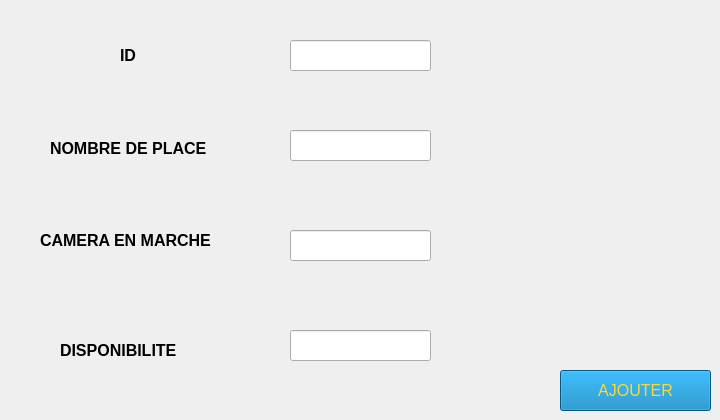
      <widget class="QWidget" name="tab_22">
       <attribute name="title">
        <string>Ajout</string>
       </attribute>
       <widget class="QLabel" name="label_39">
        <property name="geometry">
         <rect>
          <x>120</x>
          <y>40</y>
          <width>31</width>
          <height>31</height>
         </rect>
        </property>
        <property name="font">
         <font>
          <family>MS Shell Dlg 2</family>
          <pointsize>12</pointsize>
          <weight>75</weight>
          <bold>true</bold>
         </font>
        </property>
        <property name="text">
         <string>ID</string>
        </property>
       </widget>
       <widget class="QLineEdit" name="lineEdit">
        <property name="geometry">
         <rect>
          <x>290</x>
          <y>40</y>
          <width>141</width>
          <height>31</height>
         </rect>
        </property>
       </widget>
       <widget class="QLabel" name="label_40">
        <property name="geometry">
         <rect>
          <x>50</x>
          <y>140</y>
          <width>201</width>
          <height>16</height>
         </rect>
        </property>
        <property name="font">
         <font>
          <family>MS Shell Dlg 2</family>
          <pointsize>12</pointsize>
          <weight>75</weight>
          <bold>true</bold>
         </font>
        </property>
        <property name="text">
         <string>NOMBRE DE PLACE</string>
        </property>
       </widget>
       <widget class="QLabel" name="label_41">
        <property name="geometry">
         <rect>
          <x>40</x>
          <y>230</y>
          <width>221</width>
          <height>21</height>
         </rect>
        </property>
        <property name="font">
         <font>
          <family>MS Shell Dlg 2</family>
          <pointsize>12</pointsize>
          <weight>75</weight>
          <bold>true</bold>
         </font>
        </property>
        <property name="text">
         <string>CAMERA EN MARCHE</string>
        </property>
       </widget>
       <widget class="QLineEdit" name="lineEdit_2">
        <property name="geometry">
         <rect>
          <x>290</x>
          <y>130</y>
          <width>141</width>
          <height>31</height>
         </rect>
        </property>
       </widget>
       <widget class="QLineEdit" name="lineEdit_3">
        <property name="geometry">
         <rect>
          <x>290</x>
          <y>230</y>
          <width>141</width>
          <height>31</height>
         </rect>
        </property>
       </widget>
       <widget class="QLabel" name="label_42">
        <property name="geometry">
         <rect>
          <x>60</x>
          <y>340</y>
          <width>171</width>
          <height>20</height>
         </rect>
        </property>
        <property name="font">
         <font>
          <family>MS Shell Dlg 2</family>
          <pointsize>12</pointsize>
          <weight>75</weight>
          <bold>true</bold>
         </font>
        </property>
        <property name="text">
         <string>DISPONIBILITE</string>
        </property>
       </widget>
       <widget class="QLineEdit" name="lineEdit_4">
        <property name="geometry">
         <rect>
          <x>290</x>
          <y>330</y>
          <width>141</width>
          <height>31</height>
         </rect>
        </property>
       </widget>
       <widget class="QPushButton" name="pushButton_ajouter_AZ">
        <property name="geometry">
         <rect>
          <x>560</x>
          <y>370</y>
          <width>151</width>
          <height>41</height>
         </rect>
        </property>
        <property name="palette">
         <palette>
          <active>
           <colorrole role="WindowText">
            <brush brushstyle="SolidPattern">
             <color alpha="255">
              <red>253</red>
              <green>216</green>
              <blue>53</blue>
             </color>
            </brush>
           </colorrole>
           <colorrole role="Button">
            <brush brushstyle="SolidPattern">
             <color alpha="255">
              <red>0</red>
              <green>123</green>
              <blue>185</blue>
             </color>
            </brush>
           </colorrole>
           <colorrole role="Text">
            <brush brushstyle="SolidPattern">
             <color alpha="255">
              <red>253</red>
              <green>216</green>
              <blue>53</blue>
             </color>
            </brush>
           </colorrole>
           <colorrole role="ButtonText">
            <brush brushstyle="SolidPattern">
             <color alpha="255">
              <red>253</red>
              <green>216</green>
              <blue>53</blue>
             </color>
            </brush>
           </colorrole>
           <colorrole role="Base">
            <brush brushstyle="SolidPattern">
             <color alpha="255">
              <red>0</red>
              <green>123</green>
              <blue>185</blue>
             </color>
            </brush>
           </colorrole>
           <colorrole role="Window">
            <brush brushstyle="SolidPattern">
             <color alpha="255">
              <red>0</red>
              <green>123</green>
              <blue>185</blue>
             </color>
            </brush>
           </colorrole>
           <colorrole role="PlaceholderText">
            <brush brushstyle="NoBrush">
             <color alpha="128">
              <red>253</red>
              <green>216</green>
              <blue>53</blue>
             </color>
            </brush>
           </colorrole>
          </active>
          <inactive>
           <colorrole role="WindowText">
            <brush brushstyle="SolidPattern">
             <color alpha="255">
              <red>253</red>
              <green>216</green>
              <blue>53</blue>
             </color>
            </brush>
           </colorrole>
           <colorrole role="Button">
            <brush brushstyle="SolidPattern">
             <color alpha="255">
              <red>0</red>
              <green>123</green>
              <blue>185</blue>
             </color>
            </brush>
           </colorrole>
           <colorrole role="Text">
            <brush brushstyle="SolidPattern">
             <color alpha="255">
              <red>253</red>
              <green>216</green>
              <blue>53</blue>
             </color>
            </brush>
           </colorrole>
           <colorrole role="ButtonText">
            <brush brushstyle="SolidPattern">
             <color alpha="255">
              <red>253</red>
              <green>216</green>
              <blue>53</blue>
             </color>
            </brush>
           </colorrole>
           <colorrole role="Base">
            <brush brushstyle="SolidPattern">
             <color alpha="255">
              <red>0</red>
              <green>123</green>
              <blue>185</blue>
             </color>
            </brush>
           </colorrole>
           <colorrole role="Window">
            <brush brushstyle="SolidPattern">
             <color alpha="255">
              <red>0</red>
              <green>123</green>
              <blue>185</blue>
             </color>
            </brush>
           </colorrole>
           <colorrole role="PlaceholderText">
            <brush brushstyle="NoBrush">
             <color alpha="128">
              <red>253</red>
              <green>216</green>
              <blue>53</blue>
             </color>
            </brush>
           </colorrole>
          </inactive>
          <disabled>
           <colorrole role="WindowText">
            <brush brushstyle="SolidPattern">
             <color alpha="255">
              <red>253</red>
              <green>216</green>
              <blue>53</blue>
             </color>
            </brush>
           </colorrole>
           <colorrole role="Button">
            <brush brushstyle="SolidPattern">
             <color alpha="255">
              <red>0</red>
              <green>123</green>
              <blue>185</blue>
             </color>
            </brush>
           </colorrole>
           <colorrole role="Text">
            <brush brushstyle="SolidPattern">
             <color alpha="255">
              <red>253</red>
              <green>216</green>
              <blue>53</blue>
             </color>
            </brush>
           </colorrole>
           <colorrole role="ButtonText">
            <brush brushstyle="SolidPattern">
             <color alpha="255">
              <red>253</red>
              <green>216</green>
              <blue>53</blue>
             </color>
            </brush>
           </colorrole>
           <colorrole role="Base">
            <brush brushstyle="SolidPattern">
             <color alpha="255">
              <red>0</red>
              <green>123</green>
              <blue>185</blue>
             </color>
            </brush>
           </colorrole>
           <colorrole role="Window">
            <brush brushstyle="SolidPattern">
             <color alpha="255">
              <red>0</red>
              <green>123</green>
              <blue>185</blue>
             </color>
            </brush>
           </colorrole>
           <colorrole role="PlaceholderText">
            <brush brushstyle="NoBrush">
             <color alpha="128">
              <red>253</red>
              <green>216</green>
              <blue>53</blue>
             </color>
            </brush>
           </colorrole>
          </disabled>
         </palette>
        </property>
        <property name="font">
         <font>
          <family>MS Shell Dlg 2</family>
          <pointsize>12</pointsize>
         </font>
        </property>
        <property name="styleSheet">
         <string notr="true">color: rgb(253, 216, 53);

background-color: rgb(0, 123, 185);
</string>
        </property>
        <property name="text">
         <string>AJOUTER</string>
        </property>
       </widget>
      </widget>
